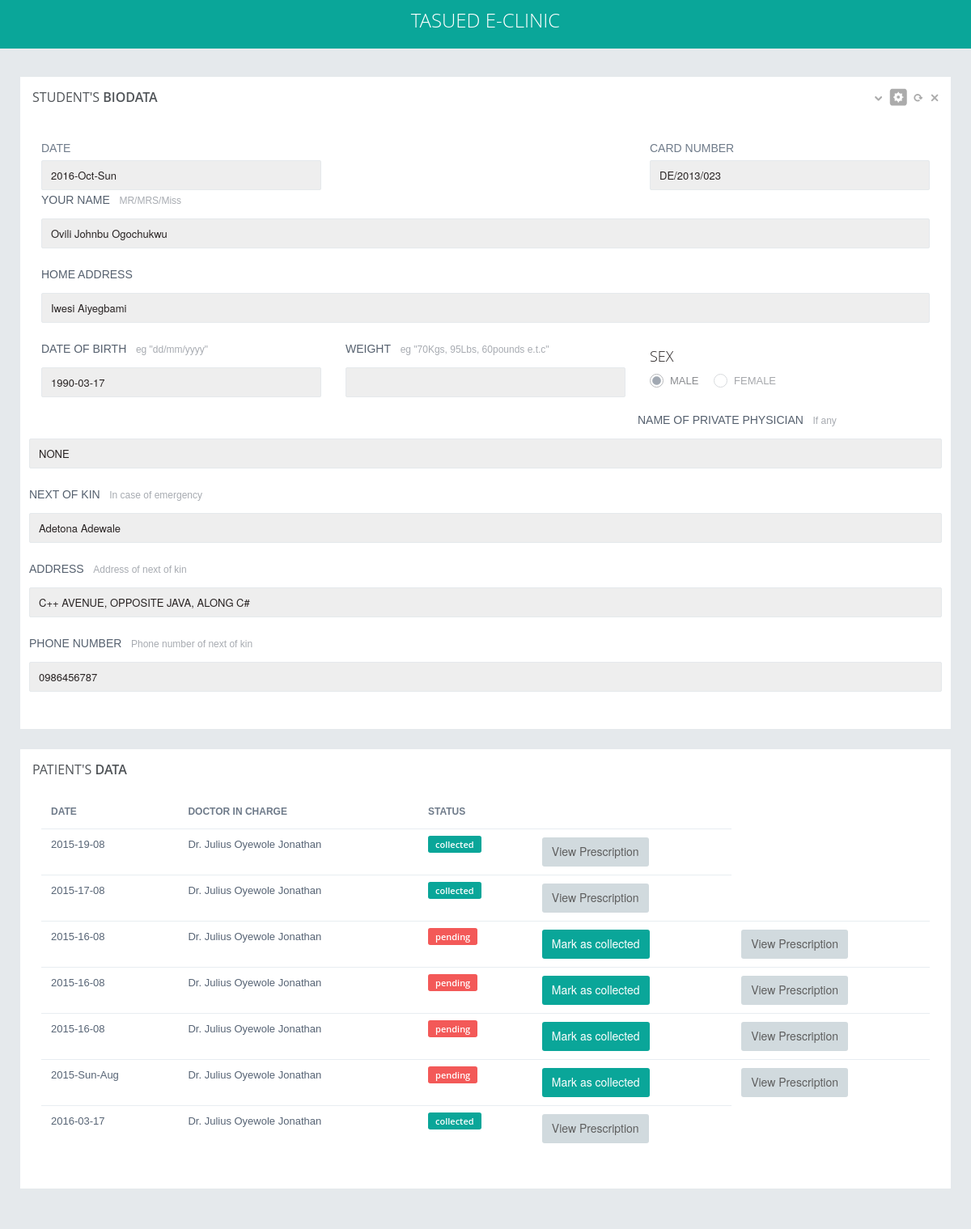
The page /viewprescription.php?p=DE/2013/023 (signed in) on the database its author committed.
### tables this page shows
CREATE TABLE `users` (
  `id` int(10) NOT NULL,
  `card_number` varchar(200) NOT NULL,
  `usertype` varchar(10) NOT NULL,
  `status` int(11) NOT NULL DEFAULT '0',
  `edate` varchar(200) NOT NULL,
  `username` varchar(200) NOT NULL,
  `password` varchar(200) NOT NULL,
  `passport` varchar(200) NOT NULL,
  `surname` varchar(200) NOT NULL,
  `first_name` varchar(200) NOT NULL,
  `middle_name` varchar(200) NOT NULL,
  `c_name` varchar(200) NOT NULL,
  `c_address` varchar(200) NOT NULL,
  `c_phone` varchar(200) NOT NULL,
  `dob` varchar(200) NOT NULL,
  `gender` int(10) NOT NULL,
  `relationship_status` int(10) NOT NULL,
  `programme` int(10) NOT NULL,
  `home_address` longtext NOT NULL,
  `guardian` varchar(200) NOT NULL,
  `guardian_relationship` varchar(200) NOT NULL,
  `guardian_address` longtext NOT NULL,
  `phoneno` varchar(200) NOT NULL,
  `guardian_phoneno` varchar(200) NOT NULL,
  `mh_1` varchar(10) NOT NULL,
  `mh_2` varchar(10) NOT NULL,
  `mh_3` varchar(10) NOT NULL,
  `mh_4` varchar(10) NOT NULL,
  `mh_5` longtext NOT NULL,
  `mh_6` varchar(10) NOT NULL,
  `mh_7` varchar(10) NOT NULL,
  `mh_8` longtext NOT NULL,
  `mh_9` longtext NOT NULL,
  `mh_10` varchar(200) NOT NULL,
  `mh_11` varchar(10) NOT NULL,
  `mh_12` varchar(10) NOT NULL,
  `mh_13` varchar(10) NOT NULL,
  `mh_14` varchar(200) NOT NULL,
  `mh_15` varchar(10) NOT NULL,
  `sh_1` varchar(200) NOT NULL,
  `sh_2` varchar(500) NOT NULL,
  `sh_3` varchar(500) NOT NULL,
  `sh_4` varchar(500) NOT NULL,
  `dh_1` varchar(500) NOT NULL,
  `dh_2` varchar(500) NOT NULL,
  `ih_1` varchar(200) NOT NULL,
  `ih_2` varchar(200) NOT NULL,
  `ih_3` varchar(200) NOT NULL,
  `ih_4` varchar(200) NOT NULL,
  `ih_5` varchar(200) NOT NULL,
  `ffs1` varchar(200) NOT NULL,
  `ffs2` varchar(200) NOT NULL,
  `bm1` varchar(200) NOT NULL,
  `bm2` varchar(200) NOT NULL,
  `tt1` varchar(200) NOT NULL,
  `tt2` varchar(200) NOT NULL,
  `tt3` varchar(200) NOT NULL,
  `tt4` varchar(200) NOT NULL,
  `tt5` varchar(200) NOT NULL,
  `tt6` varchar(200) NOT NULL,
  `tt7` varchar(200) NOT NULL,
  `tt8` varchar(200) NOT NULL,
  `tt9` varchar(200) NOT NULL,
  `tt10` varchar(200) NOT NULL,
  `tt11` varchar(200) NOT NULL,
  `tt12` varchar(200) NOT NULL,
  `tt13` varchar(200) NOT NULL,
  `tt14` varchar(200) NOT NULL,
  `tt15` varchar(200) NOT NULL,
  `tt16` varchar(200) NOT NULL,
  `lt1` varchar(200) NOT NULL,
  `lt2` varchar(200) NOT NULL,
  `lt3` varchar(200) NOT NULL,
  `lt4` varchar(200) NOT NULL,
  `lt5` varchar(200) NOT NULL,
  `lt6` varchar(200) NOT NULL,
  `lt7` varchar(200) NOT NULL,
  `lt8` varchar(200) NOT NULL
);

CREATE TABLE `notation` (
  `id` int(10) NOT NULL,
  `stid` int(10) NOT NULL,
  `doc_id` int(10) NOT NULL,
  `lab_required` varchar(10) NOT NULL,
  `lab_req_id` varchar(10) NOT NULL,
  `lab_report_id` varchar(10) NOT NULL,
  `edate` varchar(200) NOT NULL,
  `prescription` longtext NOT NULL,
  `collected` varchar(10) NOT NULL,
  `notation` longtext NOT NULL
);

### includes/read.php (called while the page is built, shortened)
<?php
if(!empty($_GET['p'])){
$patient = $_GET['p'];
$pquery = "SELECT * FROM users where card_number = '$patient'";
$prun_query = mysqli_query($dbc, $pquery);
if($prun_query){
    $pdata = mysqli_fetch_assoc($prun_query);
    $pid = $pdata['id'];
    $username = $pdata['username'];
    $pname = "$pdata[surname] $pdata[first_name] $pdata[middle_name]";
    $paddress = $pdata['home_address'];
    $pcard_number = $pdata['card_number'];
    $pnextkin = $pdata['guardian'];
    $pnextkinadd = $pdata['guardian_address'];
    $pnextkinphone = $pdata['guardian_phoneno'];
}
}
else{
    header("location:index.php");
}

### viewprescription.php (the view, shortened to what this page needs)
<?php
require ('includes/db.php');
require ("includes/read.php");
?>
<!DOCTYPE html>
<html>
<head>
    <?php require('includes/header.php'); ?>
</head>
<body class="">
<?php require 'includes/header2.php'; ?>
<div class="page-container row-fluid">
<?php require 'includes/sidebar.php'; ?>
	<div class="page-content">
		<div class="content">
			 <div class="row">
            <div class="col-md-12">
           <div class="grid simple">
                <div class="grid-title no-border">
                  <h4>STUDENT'S <span class="semi-bold"> BIODATA</span></h4>
                  <div class="tools"> <a href="javascript:;" class="collapse"></a> <a href="#grid-config" data-toggle="modal" class="config"></a> <a href="javascript:;" class="reload"></a> <a href="javascript:;" class="remove"></a> </div>
                </div>
                <div class="grid-body no-border"> <br>
                  <div class="row">
                    <div class="col-md-12 col-sm-12 col-xs-12">
                    <div class="row">
                      <div class="col-md-4 col-sm-4 col-xs-4">
                        <label class="form-label">DATE</label>
                        <input id="date" type="text" class="form-control" disabled="true" value="<?php echo date('Y-M-D');?>" />
                      </div>
                      <div class="col-md-4 col-sm-4 col-xs-4" style="float:right" >
                        <label class="form-label">CARD NUMBER</label>
                        <input type="text" class="form-control" disabled="true" value="<?php echo $pcard_number;?>">
                      </div>
                    </div>
                      <div class="form-group">
                        <label class="form-label">YOUR NAME</label>
                        <span class="help">MR/MRS/Miss</span>
                        <div class="controls">
                          <input type="text" class="form-control" disabled="true" value="<?php echo $pname;?>"/>
                        </div>
                      </div>
                       <div class="form-group">
                        <label class="form-label">HOME ADDRESS</label>
                        <div class="controls">
                          <input type="text" class="form-control" disabled="true" value="<?php echo $paddress;?>"/>
                        </div>
                      </div>
                       <div class="row">
                       <div class="col-md-4 col-sm-4 col-xs-4">
                       <div class="form-group">
                        <label class="form-label">DATE OF BIRTH</label>
                          <span class="help">eg "dd/mm/yyyy"</span>
                        <div class="controls">
                          <input type="text" class="form-control"  disabled="true" value="<?php echo $pdata['dob'];?>"/>
                        </div>
                      </div>
                       </div>
                        <div class="col-md-4 col-sm-4 col-xs-4">
                       <div class="form-group">
                        <label class="form-label">WEIGHT</label>
                          <span class="help">eg "70Kgs, 95Lbs, 60pounds e.t.c"</span>
                        <div class="controls">
                          <input type="text" class="form-control"  disabled="true"/>
                        </div>
                      </div>
                      </div>
                       <div class="col-md-4 col-sm-4 col-xs-4">
                         <div class="form-group">
                           <h4>SEX</h4>
                           <div class="radio">
                             <label for="male">MALE</label>
                              <label for="female">FEMALE</label>
                           </div>
                         </div>
                       </div>
                       <div class="form-group">
                        <label class="form-label">NAME OF PRIVATE PHYSICIAN</label>
                        <span class="help">If any</span>
                        <div class="controls">
                          <input type="text" class="form-control" disabled="true" value="NONE" />
                        </div>
                      </div>
                      <div class="form-group">
                        <label class="form-label">NEXT OF KIN</label>
                            <span class="help">In case of emergency</span>
                        <div class="controls">
                          <input type="text" class="form-control" disabled="true" value="<?php echo $pnextkin; ?>"/>
                        </div>
                      </div>
                      <div class="form-group">
                        <label class="form-label">ADDRESS</label>
                            <span class="help">Address of next of kin</span>
                        <div class="controls">
                          <input type="text" class="form-control" disabled="true" value="<?php echo $pnextkinadd; ?>"/>
                        </div>
                      </div>
                      <div class="form-group">
                      <label class="form-label">PHONE NUMBER</label>
                            <span class="help">Phone number of next of kin</span>
                        <div class="controls">
                          <input id="'phone" type="text" class="form-control" disabled="true" value="<?php echo $pnextkinphone; ?>"/>
                      </div>
                        </div>
                      </div>
                     </div>
                    </div>
                   </div>
                  </div>
                  <div class="row">
                  	<div class="col-md-12 col-sm-12">
                  		<div class="grid simple">
                  			<div class="grid-title no-border">
                  				<h4> PATIENT'S  <span class="semi-bold">DATA</span></h4>
                  			</div>
                  			<div class="grid-body no-border">
                  				<table class="table table-hover no-more-tables">
                  					<thead>
                  						<tr>
                  							<th>DATE</th>
                  							<th>Doctor In Charge</th>
                  							<th>Status</th>
                  							<th></th>
                  							<th></th>
                  						</tr>
                  					</thead>
                  					<tbody>
                            <?php
                            $query = "SELECT * FROM notation where stid = $pid and prescription !='' ORDER BY id DESC";
                            $run_query = mysqli_query($dbc,$query);
                            $count = mysqli_num_rows($run_query);
                            if($count>0){
                              while ($ptdata = mysqli_fetch_assoc($run_query)) {
                              $dquery = "SELECT * FROM users where id = $ptdata[doc_id]";
                              $drun_query = mysqli_query($dbc,$dquery);
                              $ddata = mysqli_fetch_assoc($drun_query);
                              $dname = "Dr. $ddata[surname] $ddata[first_name] $ddata[middle_name]";
                              $date = $ptdata['edate'];
                              $id = $ptdata['id'];
                              $collected = $ptdata['collected'];
                              ?>
                              <tr>
                                <td><?php echo $date;?></td>
                                <td><?php echo $dname;?></td>
                                <td><?php if($collected == 0){echo "<span class='label label-danger'>pending</span>";}else{echo "<span class='label label-success'>collected</span>";}?></td>
                                <?php if($collected == 0 and !empty($_SESSION['pharma'])){?>
                                  <form name="drugupdate">
                                    <td><button type="button" id="" value="<?php echo $id; ?>" class="btn btn-primary drugupdate">Mark as collected</button></td>
                                  </form>
                               <?php }?>
                                <td><button class="btn btn-default" data-toggle="modal" data-target="#myModal<?php echo $id; ?>">View Prescription</button></td>
                              </tr>
                              <?php }
                           }
                            ?>
                  					</tbody>
                  				</table>
                  			</div>
                  		</div>
                  	</div>
                  </div>
		</div>
	</div>
</div>
</div>
</div>
</body>
</html>

### includes/header.php (shortened to what this page needs)
<link href="assets/plugins/pace/pace-theme-flash.css" rel="stylesheet" type="text/css" media="screen"/>
<link href="assets/plugins/bootstrap-tag/bootstrap-tagsinput.css" rel="stylesheet" type="text/css"/>
<link href="assets/plugins/dropzone/css/dropzone.css" rel="stylesheet" type="text/css"/>
<link href="assets/plugins/bootstrap-wysihtml5/bootstrap-wysihtml5.css" rel="stylesheet" type="text/css"/>
<link href="assets/plugins/bootstrap-datepicker/css/datepicker.css" rel="stylesheet" type="text/css" />
<link href="assets/plugins/bootstrap-timepicker/css/bootstrap-timepicker.css" rel="stylesheet" type="text/css" />
<link href="assets/plugins/bootstrap-colorpicker/css/bootstrap-colorpicker.css" rel="stylesheet" type="text/css" />
<link href="assets/plugins/ios-switch/ios7-switch.css" rel="stylesheet" type="text/css" media="screen">
<link href="assets/plugins/bootstrap-select2/select2.css" rel="stylesheet" type="text/css" media="screen"/>
<link href="assets/plugins/boostrap-clockpicker/bootstrap-clockpicker.min.css" rel="stylesheet" type="text/css" media="screen"/>
<link href="assets/plugins/jquery-superbox/css/style.css" rel="stylesheet" type="text/css" media="screen"/>
<link href="assets/plugins/boostrapv3/css/bootstrap.min.css" rel="stylesheet" type="text/css"/>
<link href="assets/plugins/boostrapv3/css/bootstrap-theme.min.css" rel="stylesheet" type="text/css"/>
<link href="assets/plugins/font-awesome/css/font-awesome.css" rel="stylesheet" type="text/css"/>
<link href="assets/css/animate.min.css" rel="stylesheet" type="text/css"/>
<link href="assets/plugins/jquery-scrollbar/jquery.scrollbar.css" rel="stylesheet" type="text/css"/>
<link href="assets/css/style.css" rel="stylesheet" type="text/css"/>
<link href="assets/css/responsive.css" rel="stylesheet" type="text/css"/>
<link href="assets/css/custom-icon-set.css" rel="stylesheet" type="text/css"/>
<link href="assets/plugins/boostrap-slider/css/slider.css" rel="stylesheet" type="text/css"/>

### includes/header2.php (shortened to what this page needs)
<?php
if(!empty($_SESSION['doc']) || !empty($_SESSION['director']) || !empty($_SESSION['matron']) || !empty($_SESSION['recordoff']) || !empty($_SESSION['tester']) || !empty($_SESSION['labtech']) || !empty($_SESSION['pharma'])){
$squery = "SELECT * FROM users where username = '$username'";
$srun_query = mysqli_query($dbc,$squery);
}
?>
<div class="header navbar navbar-inverse">
<div class="navbar-inner">
<div class="header-seperation">
<a href="#"><center><h3 style="color:white;">TASUED E-CLINIC</h3></center>  </a>
</div>
</div>
</div>

### includes/sidebar.php (shortened to what this page needs)
<div class="footer-widget">
<div class="pull-right">
<div class="details-status"> <span data-animation-duration="560" data-value="86" class="animate-number"></span>% </div>
<a href="logout.php"><i class="fa fa-power-off"></i></a> </div>
</div>

### assets/css/responsive.css (style rules this page uses)
@media (min-width: 980px) { .page-content { margin-left: 250px; min-height: 100%; } }
@media only screen and (min-device-width: 768px) and (max-device-width: 1024px) and (orientation: portrait) { body { background-color: #1b1e24; } }
@media only screen and (min-device-width: 768px) and (max-device-width: 1024px) and (orientation: portrait) { .header-seperation { width: 100% !important; display: block !important; position: fixed; z-index: 999; text-align: center; } }
@media only screen and (min-device-width: 768px) and (max-device-width: 1024px) and (orientation: portrait) { .page-content .content { padding-top: 95px; } }
@media only screen and (min-device-width: 768px) and (max-device-width: 1024px) and (orientation: portrait) { .footer-widget { display: block; } }
@media only screen and (min-device-width: 768px) and (max-device-width: 1024px) and (orientation: portrait) { .page-content { margin: 0px; } }
@media only screen and (min-device-width: 768px) and (max-device-width: 1024px) and (orientation: portrait) { .page-content .content { padding: 25px; padding-top: 95px; } }

### rows shown on the page
users: card_number "DE/2013/023", surname+first_name+middle_name "Ovili Johnbu Ogochukwu", home_address "Iwesi Aiyegbami", dob "1990-03-17", guardian "Adetona Adewale", guardian_address "C++ AVENUE, OPPOSITE JAVA, ALONG C#", guardian_phoneno "0986456787"
notation: edate "2015-19-08", doc.middle_name "Dr. Julius Oyewole Jonathan", collected "collected"
notation: edate "2015-17-08", doc.middle_name "Dr. Julius Oyewole Jonathan", collected "collected"
notation: edate "2015-16-08", doc.middle_name "Dr. Julius Oyewole Jonathan", collected "pending", $id 22 (drawn)
notation: edate "2015-16-08", doc.middle_name "Dr. Julius Oyewole Jonathan", collected "pending", $id 21 (drawn)
notation: edate "2015-16-08", doc.middle_name "Dr. Julius Oyewole Jonathan", collected "pending", $id 20 (drawn)
notation: edate "2015-Sun-Aug", doc.middle_name "Dr. Julius Oyewole Jonathan", collected "pending", $id 19 (drawn)
notation: edate "2016-03-17", doc.middle_name "Dr. Julius Oyewole Jonathan", collected "collected"
